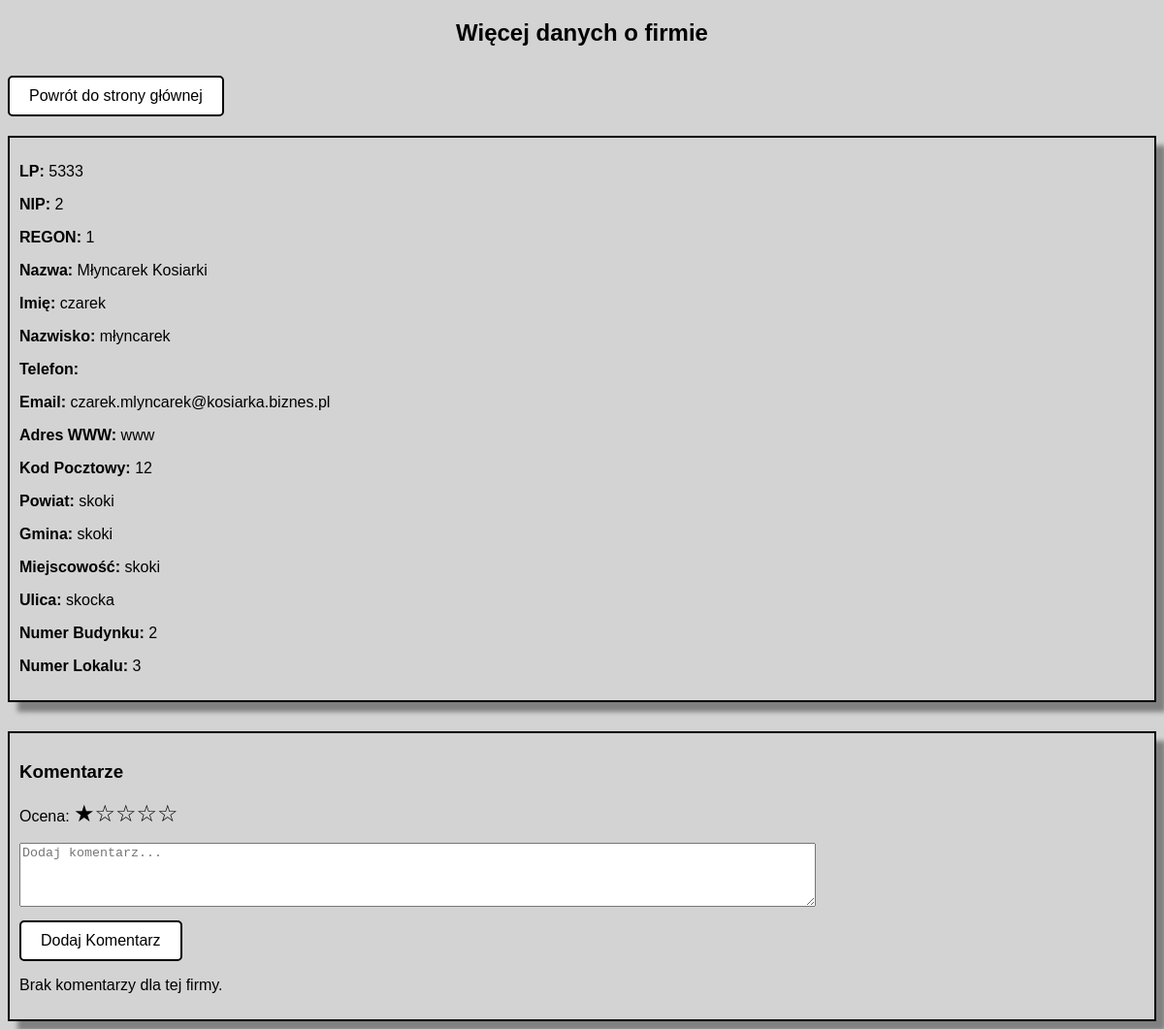
Page /company_details.php?lp=5333 on the earlier database version.
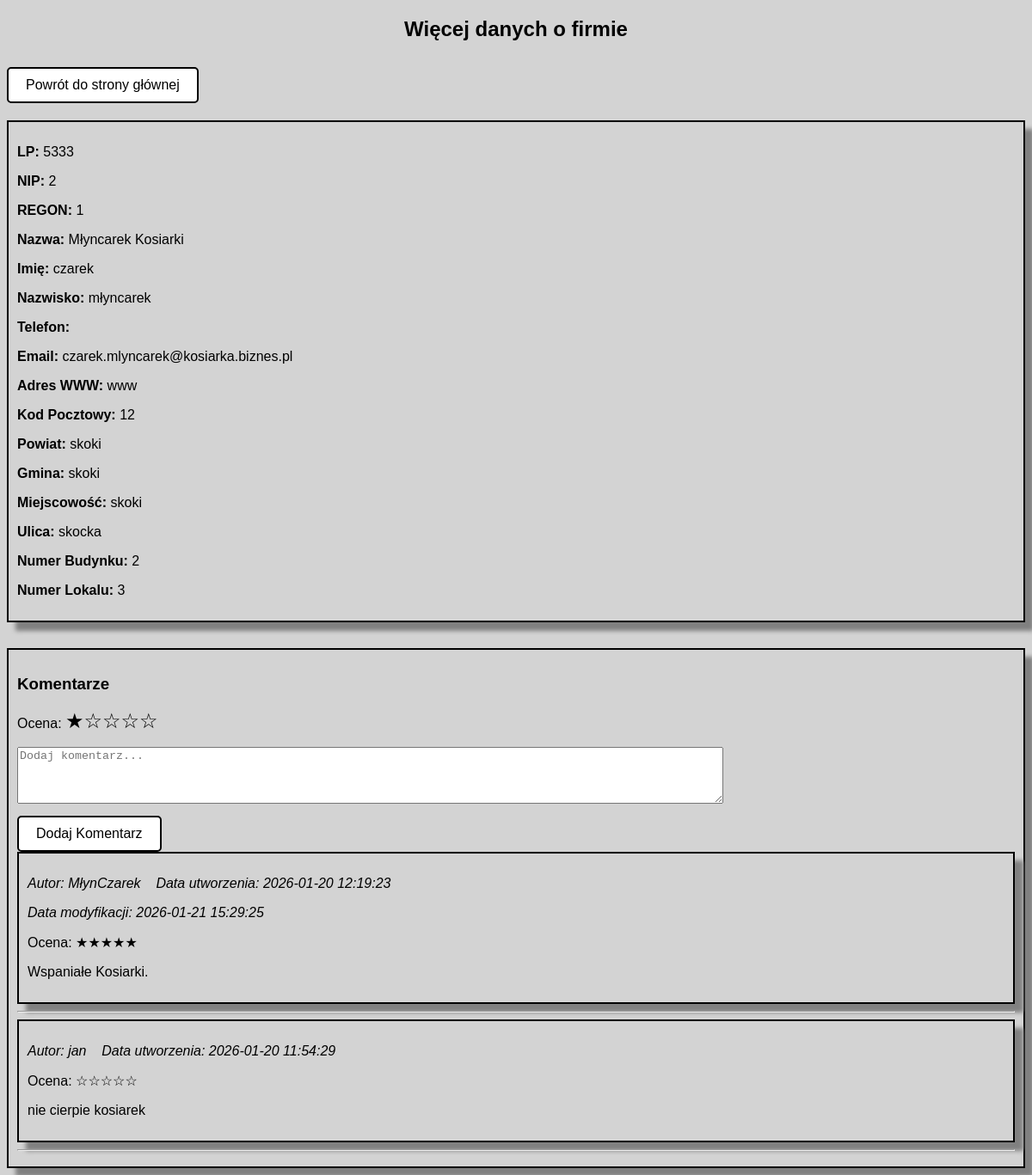
Same page on the later database version.
### tables this page shows
CREATE TABLE `firmy` (
  `Lp` int(255) NOT NULL,
  `Nip` varchar(10) DEFAULT NULL,
  `Regon` varchar(9) DEFAULT NULL,
  `NazwaPodmiotu` varchar(131) DEFAULT NULL,
  `Nazwisko` varchar(23) DEFAULT NULL,
  `Imie` varchar(11) DEFAULT NULL,
  `Telefon` varchar(13) DEFAULT NULL,
  `Email` varchar(37) DEFAULT NULL,
  `AdresWWW` varchar(36) DEFAULT NULL,
  `KodPocztowy` varchar(6) DEFAULT NULL,
  `Powiat` varchar(9) DEFAULT NULL,
  `Gmina` varchar(16) DEFAULT NULL,
  `Miejscowosc` varchar(16) DEFAULT NULL,
  `Ulica` varchar(34) DEFAULT NULL,
  `NrBudynku` varchar(6) DEFAULT NULL,
  `NrLokalu` varchar(3) DEFAULT NULL
);

CREATE TABLE `komentarze` (
  `id` int(11) NOT NULL,
  `tresc` text NOT NULL,
  `autor` varchar(255) DEFAULT NULL,
  `data_utworzenia` timestamp NOT NULL DEFAULT current_timestamp(),
  `data_mod` timestamp NULL DEFAULT NULL,
  `user_id` int(11) NOT NULL,
  `firma_lp` int(11) NOT NULL,
  `ocena` int(1) NOT NULL
);

### company_details.php (the view, shortened to what this page needs)
<!DOCTYPE html>
<html lang="pl">
<head>
    <link rel="stylesheet" href="style/style2.css">
</head>
<body>
<h2>Więcej danych o firmie</h2>
<input type="button" value="Powrót do strony głównej" onclick="window.location.href='index.php'" style="margin-bottom: 20px;">
<div style="margin-bottom: 30px;">
    <?php
include 'dbmanager.php';
if ($_SERVER['REQUEST_METHOD'] === 'GET' && isset($_GET['lp'])) {
    $lp = $_GET['lp'];
    $stmt = $conn->prepare("SELECT lp, NIP, REGON, nazwapodmiotu, imie, nazwisko, telefon, email, adreswww, kodpocztowy, powiat, gmina, miejscowosc, ulica, nrbudynku, nrlokalu FROM firmy WHERE lp = ?");
    $stmt->bind_param("i", $lp);
    $stmt->execute();
    $result = $stmt->get_result();
    if ($row = $result->fetch_assoc()) {
        echo "<p><strong>LP:</strong> " . htmlspecialchars($row['lp']) . "</p>";
        echo "<p><strong>NIP:</strong> " . htmlspecialchars($row['NIP']) . "</p>";
        echo "<p><strong>REGON:</strong> " . htmlspecialchars($row['REGON']) . "</p>";
        echo "<p><strong>Nazwa:</strong> " . htmlspecialchars($row['nazwapodmiotu']) . "</p>";
        echo "<p><strong>Imię:</strong> " . htmlspecialchars($row['imie']) . "</p>";
        echo "<p><strong>Nazwisko:</strong> " . htmlspecialchars($row['nazwisko']) . "</p>";
        echo "<p><strong>Telefon:</strong> " . htmlspecialchars($row['telefon']) . "</p>";
        echo "<p><strong>Email:</strong> " . htmlspecialchars($row['email']) . "</p>";
        echo "<p><strong>Adres WWW:</strong> " . htmlspecialchars($row['adreswww']) . "</p>";
        echo "<p><strong>Kod Pocztowy:</strong> " . htmlspecialchars($row['kodpocztowy']) . "</p>";
        echo "<p><strong>Powiat:</strong> " . htmlspecialchars($row['powiat']) . "</p>";
        echo "<p><strong>Gmina:</strong> " . htmlspecialchars($row['gmina']) . "</p>";
        echo "<p><strong>Miejscowość:</strong> " . htmlspecialchars($row['miejscowosc']) . "</p>";
        echo "<p><strong>Ulica:</strong> " . htmlspecialchars($row['ulica']) . "</p>";
        echo "<p><strong>Numer Budynku:</strong> " . htmlspecialchars($row['nrbudynku']) . "</p>";
        echo "<p><strong>Numer Lokalu:</strong> " . htmlspecialchars($row['nrlokalu']) . "</p>";
    } else {
        echo "Nie znaleziono firmy o podanym LP.";
    }
} else {
    echo "Nieprawidłowe żądanie.";
}
?>
</div>
<div id="commentSection">
    <h3>Komentarze</h3>
    <form action="add_comment.php" method="POST">
        <p>Ocena: <span id="stars1">★</span><span id="stars2">☆</span><span id="stars3">☆</span><span id="stars4">☆</span><span id="stars5">☆</span></p>
        <textarea name="comment" rows="4" cols="100" placeholder="Dodaj komentarz..."></textarea><br>
        <input type="submit" value="Dodaj Komentarz">
    </form>
    <?php
    include 'dbmanager.php';
    if (isset($_GET['lp'])) {
        $lp = $_GET['lp'];
        $stmt = $conn->prepare("SELECT id, tresc, autor, data_utworzenia, data_mod, user_id, ocena FROM komentarze WHERE firma_lp = ? ORDER BY data_utworzenia DESC");
        $stmt->bind_param("i", $lp);
        $stmt->execute();
        $result = $stmt->get_result();
        if ($result->num_rows > 0) {
            while ($row = $result->fetch_assoc()) {
                echo "<div class='comment'>";
                echo "<p><em>Autor: " . htmlspecialchars($row['autor']) . "&nbsp;&nbsp;&nbsp;&nbsp;Data utworzenia: " . htmlspecialchars($row['data_utworzenia']) . "</em></p>";
                if (!is_null($row['data_mod'])) {
                    echo "<p><em>Data modyfikacji: " . htmlspecialchars($row['data_mod']) . "</em></p>";
                }
                echo "<p>Ocena: " . str_repeat('★', $row['ocena']) . str_repeat('☆', 5 - $row['ocena']) . "</p>";
                echo "<p>" . htmlspecialchars($row['tresc']) . "</p>";
                echo "</div><hr>";
            }
        } else {
            echo "<p>Brak komentarzy dla tej firmy.</p>";
        }
    } else {
        echo "Nieprawidłowe żądanie.";
    }
    ?>
</body>
</html>

### style/style2.css (style rules this page uses)
body { background-color: lightgrey; font-family: Arial, Helvetica, sans-serif; }
div { padding: 10px; margin-left: auto; margin-right: auto; display: block; width: auto; height: auto; border: 2px solid black; box-shadow: 10px 10px 5px grey; }
h1,h2 { text-align: center; }
input { margin-left: auto; margin-right: auto; margin-top: 10px; padding: 10px 20px; font-size: 16px; background-color: white; color: black; border: 2px solid black; border-radius: 5px; }
input[type="button"], input[type="submit"] { margin-left: auto; margin-right: auto; margin-top: 10px; padding: 10px 20px; font-size: 16px; background-color: white; color: black; border: 2px solid black; border-radius: 5px; cursor: pointer; }

### company_details.php (style rules this page uses)
p>span { cursor: pointer; font-size: 24px; }

Differences in the rows shown:
added komentarze: autor "MłynCzarek", data_utworzenia "2026-01-20 12:19:23", data_mod "2026-01-21 15:29:25", ocena "★★★★★", tresc "Wspaniałe Kosiarki."
added komentarze: autor "jan", data_utworzenia "2026-01-20 11:54:29", ocena "☆☆☆☆☆", tresc "nie cierpie kosiarek"
Other differences:
text no longer shown: "Brak komentarzy dla tej firmy."
